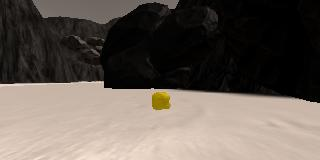
#> input picture calibration_images/example_rock1.jpg, 320 x 160 px
$ jupyter execute 'Color Detection Sample.ipynb'   (shell and % lines are left out)
#> lines starting #> are read from the running program, lines starting #| are printed output that depends on the picture; after the words box and inside, x2 and y2 are one past the last pixel; in counts of white or black regions, pixels touching at a corner belong together
## Notebook to detect colors using CV

[cell 1]
import sys
import cv2
import numpy as np
import matplotlib.pyplot as plt

[cell 2]
THRESHOLD_LOW = (15, 210, 20)
THRESHOLD_HIGH = (35, 255, 255)


def color_thresh_other(im, thresh_upper=(35, 255, 255), thresh_lower=(15, 210, 20)):
#> called with im = '../calibration_images/example_rock1.jpg', thresh_upper = (100, 50, 50), thresh_lower = (0, 0, 0)
    img = cv2.imread(im, 1)
#> img is the input picture: shape (160, 320, 3); mean B, G, R 85.2, 93, 102.3
    img_filter = cv2.GaussianBlur(img.copy(), (3, 3), 0)
    img_filter = cv2.cvtColor(img_filter, cv2.COLOR_BGR2HSV)
#> img_filter: shape (160, 320, 3); mean H, S, V 13.7, 57.7, 102.4
    img_binary = cv2.inRange(img_filter.copy(), thresh_lower, thresh_upper)
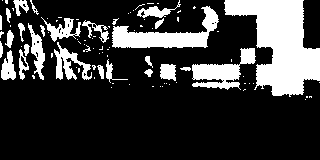
#> img_binary: shape (160, 320); 22.7% white; 93 white regions (65 under 20 px), largest, box (x1, y1, x2, y2) and area: (224, 0, 320, 97) 5055, (112, 6, 219, 48) 1805, (192, 48, 256, 90) 1197
    img_binary = cv2.dilate(img_binary, None, iterations = 1)
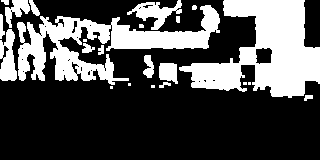
#> img_binary: shape (160, 320); 30.8% white; 23 white regions (7 under 20 px), largest, box (x1, y1, x2, y2) and area: (179, 0, 320, 98) 7161, (17, 5, 220, 85) 5963, (127, 0, 182, 30) 660
    return img_binary

obstacles_thresh = color_thresh_other('../calibration_images/example_rock1.jpg',(100,50,50),(0,0,0))
yellow_rock = color_thresh_other('../calibration_images/example_rock1.jpg')
#> call 2 of color_thresh_other, with im = '../calibration_images/example_rock1.jpg', thresh_upper = (35, 255, 255), thresh_lower = (15, 210, 20)
#> in color_thresh_other (call 2), `img_binary = cv2.inRange(img_filter.copy(), thresh_lower, thresh_upper)`:
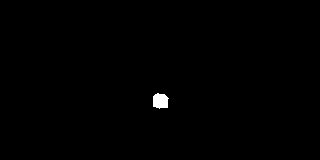
#> img_binary: shape (160, 320); 0.39% white; 1 white region, box (x1, y1, x2, y2) and area: (153, 93, 169, 109) 202
#> in color_thresh_other (call 2), `img_binary = cv2.dilate(img_binary, None, iterations = 1)`:
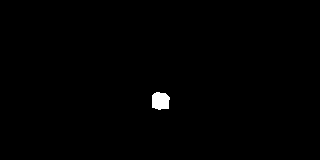
#> img_binary: shape (160, 320); 0.53% white; 1 white region, box (x1, y1, x2, y2) and area: (152, 92, 170, 110) 270
figure = plt.figure(figsize=(12,7))
plt.subplot(221)
plt.imshow(yellow_rock, cmap='gray')
plt.subplot(222)
plt.imshow(obstacles_thresh, cmap='gray')

$ run again, with calibration_images/example_rock2.jpg copied over calibration_images/example_rock1.jpg
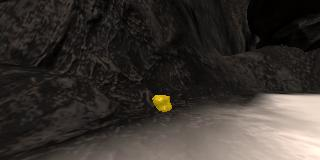
#> input picture calibration_images/example_rock2.jpg, 320 x 160 px
#> in color_thresh_other, img is the input picture: shape (160, 320, 3); mean B, G, R 47.3, 52, 57.6
#> in color_thresh_other, `img_binary = cv2.inRange(img_filter.copy(), thresh_lower, thresh_upper)`:
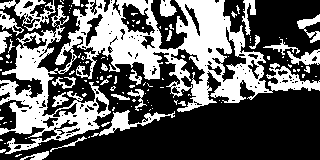
#> img_binary: shape (160, 320); 37.4% white; 125 white regions (99 under 20 px), largest, box (x1, y1, x2, y2) and area: (0, 0, 320, 154) 14992, (0, 0, 56, 31) 618, (91, 110, 175, 137) 561
#> in color_thresh_other, `img_binary = cv2.dilate(img_binary, None, iterations = 1)`:
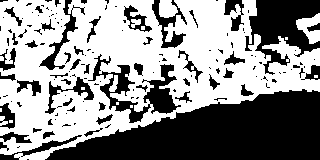
#> img_binary: shape (160, 320); 56.1% white; 146 black regions (97 under 20 px), largest, box (x1, y1, x2, y2) and area: (45, 89, 320, 160) 11985, (245, 0, 320, 75) 2911, (88, 54, 181, 123) 1899
